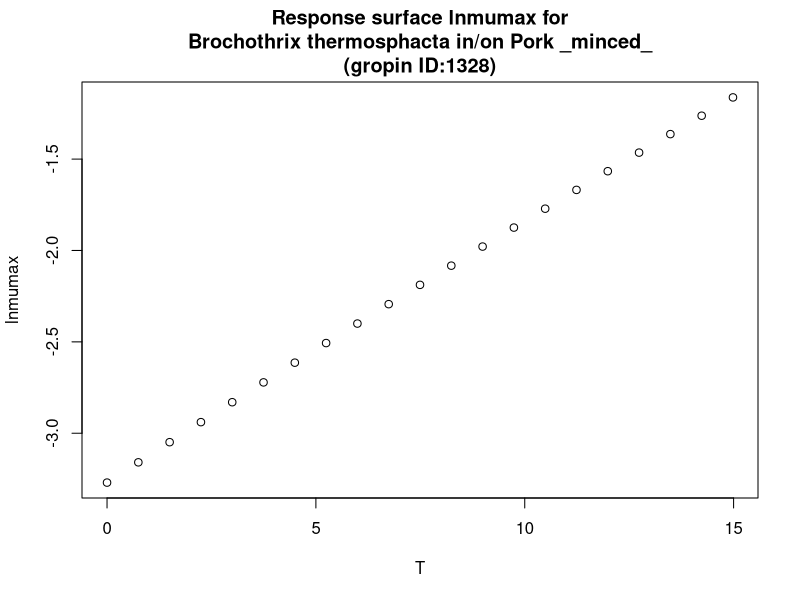

The R source for this figure:
#############################
# start of Parameter script
#############################
T <- seq(0,14.985014985015,length.out=21)
#############################
# end of Parameter script
#############################
############################# 
# start of Model script Gropin ID 1328 
#############################
 
# constant coefficients for this model
 
variables <- data.frame(T)
argumentsPar <- expand.grid(variables)
 
# heart of the model
response_surface <- function(T) {
   mumax <-log(0.038)-(91.9/0.00831)*((1/(T+273))-(1/273))

return(mumax=mumax)
} 

# output parameters
responseSurface <- cbind(argumentsPar,response_surface(argumentsPar['T']))
colnames(responseSurface) <- c(colnames(argumentsPar),'lnmumax')
#############################
# End of Model script
#############################
############################# 
# start of Visualisation script Gropin ID 1328 
#############################
plot(T,responseSurface$'lnmumax',xlab='T',
                          ylab='lnmumax',main='Response surface lnmumax for
Brochothrix thermosphacta in/on Pork _minced_
(gropin ID:1328)')
#############################
# End of Visualisation script
#############################
